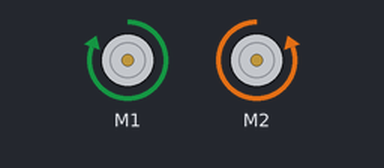
Bench run of a sketch on a simulated Arduino Uno, built with avr-gcc and run on an emulated ATmega328P. Shown: 2 × DC motor (green arrow = forward, orange = backward, longer = faster).

Above: at 0.1 s.
Timing chart, 0 to 1.6 s (numbered marks = the images above):
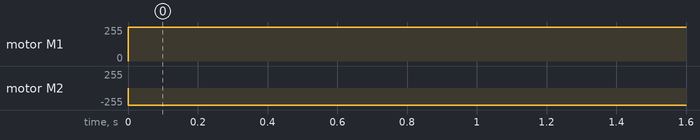

Measured:
- by itself, motor M1: stopped → forward 255/255 at 0.00 s
- by itself, motor M2: stopped → backward 255/255 at 0.00 s

The sketch:

LineFollower.ino
```cpp
#include "MeMCore.h"

MeLineFollower lineFinder(PORT_2);
MeDCMotor motor1(M1);
MeDCMotor motor2(M2);

uint8_t motorSpeed = 255;

void setup(){
}

void loop(){
  int sensorState = lineFinder.readSensors();
  switch(sensorState) {
    case S1_IN_S2_IN:
      motor1.run(motorSpeed);
      motor2.run(motorSpeed * -1);
      break;
    case S1_IN_S2_OUT:
      motor1.run(motorSpeed);
      motor2.run(motorSpeed);
      break;
    case S1_OUT_S2_IN:
      motor1.run(motorSpeed * -1);
      motor2.run(motorSpeed * -1);
      break;
    case S1_OUT_S2_OUT:
      motor1.run(motorSpeed);
      motor2.run(motorSpeed);
      break;
    default: break;
  }
}
```
